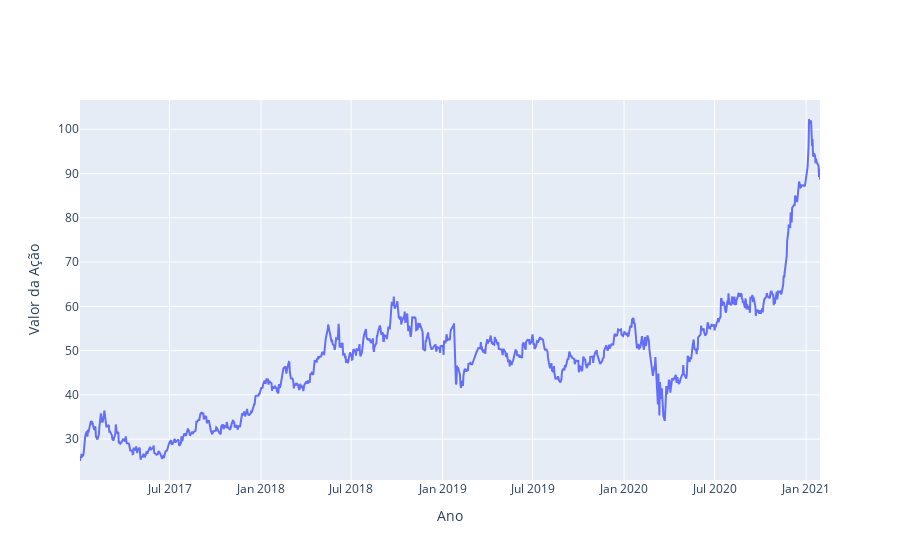

This figure's notebook cell:
### Markdown cell above
Gráfico da Ação

### Code cell
x1=[row[1] for row in cotacao_acao.index.values]
y1=cotacao_acao.close.values
cotacao = [go.Scatter(x=x1, y=y1)]
layout = go.Layout(
   xaxis=dict(
       range=['01-01-2017','31-01-2021'],
       title='Ano'              
   ),
   yaxis=dict(
       range=[min(x1), max(y1)],
       title='Valor da Ação'
   ))
fig = go.Figure(data = cotacao, layout = layout)
py.iplot(fig)

### Figure 1 — Plotly figure (JSON) as saved in the notebook; plotly's stock layout.template omitted (floating-point values rounded to 4 significant figures; data arrays with more than 128 entries replaced by an {"elided": "..."} marker saying what was removed)
{"data": [{"type": "scatter", "x": {"elided": "1012 str values"}, "y": {"elided": "1012 float values"}}], "layout": {"xaxis": {"range": ["01-01-2017", "31-01-2021"], "title": {"text": "Ano"}}, "yaxis": {"range": ["2017-01-02", 102.3], "title": {"text": "Valor da Ação"}}}}
